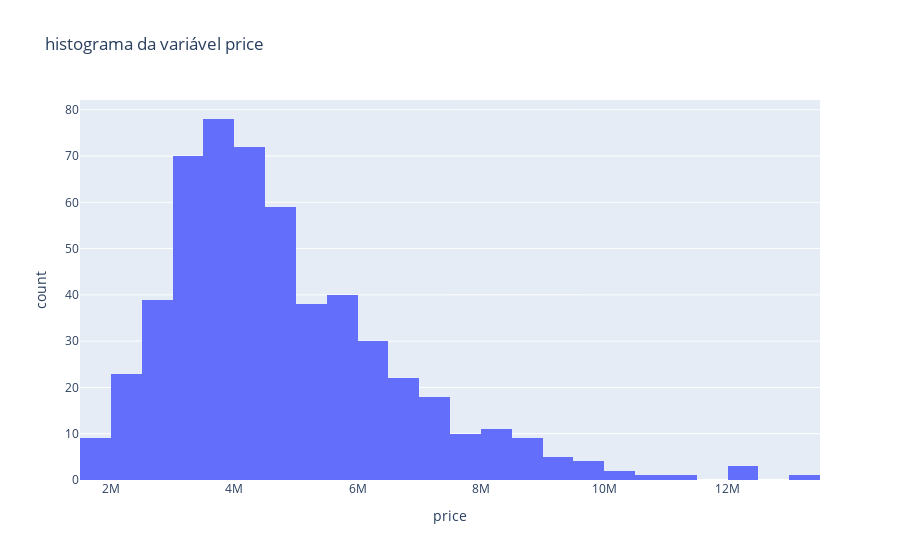

The notebook cell saved with this chart:
### Code cell
# Distribuição da varíavel price
px.histogram(df, x='price', title="histograma da variável price")

### Figure 1 — Plotly figure (JSON) as saved in the notebook; plotly's stock layout.template omitted (floating-point values rounded to 4 significant figures; data arrays with more than 128 entries replaced by an {"elided": "..."} marker saying what was removed)
{"data": [{"alignmentgroup": "True", "bingroup": "x", "hovertemplate": "price=%{x}<br>count=%{y}<extra></extra>", "legendgroup": "", "marker": {"color": "#636efa", "pattern": {"shape": ""}}, "name": "", "offsetgroup": "", "orientation": "v", "showlegend": false, "type": "histogram", "x": {"elided": "545 int values"}, "xaxis": "x", "yaxis": "y"}], "layout": {"barmode": "relative", "legend": {"tracegroupgap": 0}, "title": {"text": "histograma da variável price"}, "xaxis": {"anchor": "y", "domain": [0, 1], "title": {"text": "price"}}, "yaxis": {"anchor": "x", "domain": [0, 1], "title": {"text": "count"}}}}
